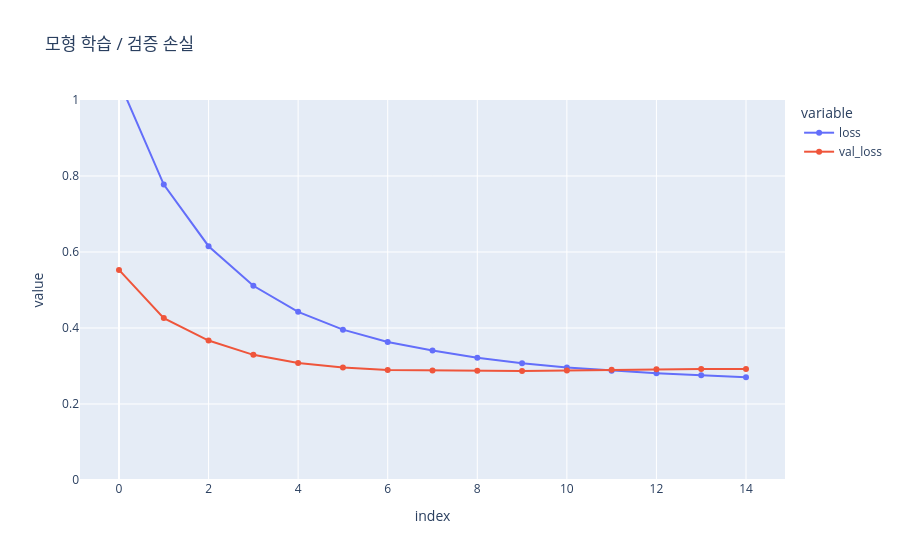

Notebook cell for this chart:
### Code cell
# SimpleRNN 평가


Eval_func(model_RNN, history_RNN)


# → SimpleRNN의 학습·평가 성능표와 손실 그래프를 보겠다

### Figure 1 — Plotly figure (JSON) as saved in the notebook; plotly's stock layout.template omitted (floating-point values rounded to 4 significant figures)
{"data": [{"hovertemplate": "variable=loss<br>index=%{x}<br>value=%{y}<extra></extra>", "legendgroup": "loss", "line": {"color": "#636efa", "dash": "solid"}, "marker": {"symbol": "circle"}, "mode": "lines+markers", "name": "loss", "orientation": "v", "showlegend": true, "type": "scatter", "x": [0, 1, 2, 3, 4, 5, 6, 7, 8, 9, 10, 11, 12, 13, 14], "xaxis": "x", "y": [1.049, 0.7775, 0.6152, 0.5111, 0.4425, 0.3957, 0.3633, 0.3406, 0.3219, 0.307, 0.2959, 0.2877, 0.2812, 0.2756, 0.2704], "yaxis": "y"}, {"hovertemplate": "variable=val_loss<br>index=%{x}<br>value=%{y}<extra></extra>", "legendgroup": "val_loss", "line": {"color": "#EF553B", "dash": "solid"}, "marker": {"symbol": "circle"}, "mode": "lines+markers", "name": "val_loss", "orientation": "v", "showlegend": true, "type": "scatter", "x": [0, 1, 2, 3, 4, 5, 6, 7, 8, 9, 10, 11, 12, 13, 14], "xaxis": "x", "y": [0.5528, 0.426, 0.367, 0.3293, 0.3079, 0.2958, 0.2897, 0.2882, 0.2874, 0.2871, 0.2882, 0.2901, 0.2916, 0.2922, 0.2923], "yaxis": "y"}], "layout": {"legend": {"title": {"text": "variable"}, "tracegroupgap": 0}, "title": {"text": "모형 학습 / 검증 손실"}, "xaxis": {"anchor": "y", "domain": [0, 1], "title": {"text": "index"}}, "yaxis": {"anchor": "x", "domain": [0, 1], "range": [0, 1], "title": {"text": "value"}}}}
